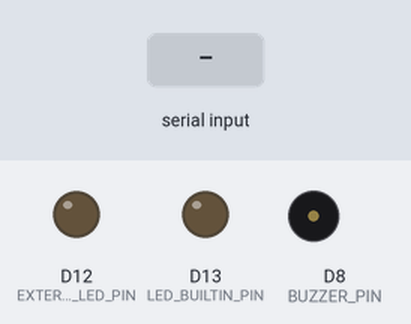
This sketch was run on a simulated Arduino Uno R4 WiFi. Shown: output pins drawn as LEDs (lit = HIGH), buzzer (waves = sounding, pin HIGH). Inputs (shaded band) come from the test bench. WiFi joins after 1.5 s; servers stay silent unless stated; uploads are accepted with an empty reply; what the sketch prints to the serial monitor is not drawn.

Above: at 3.4 s.
3.5 s: "90\n" received over Serial
At 3.66 s:
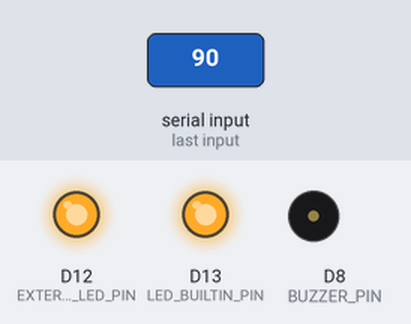
At 4.7 s:
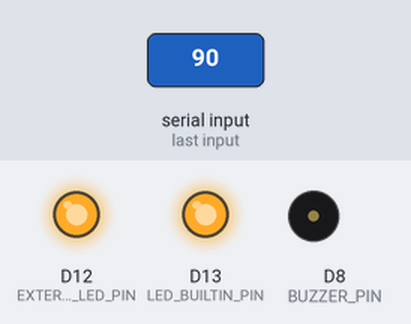
5.3 s: "0\n" received over Serial
At 6.0 s:
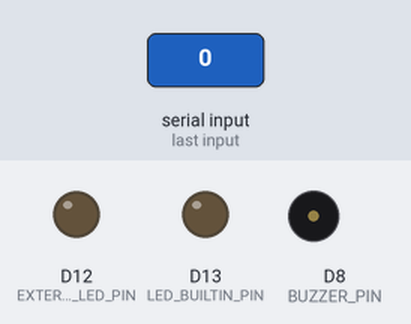
Timing chart, 0 to 8.3 s (numbered marks = the images above; inputs shaded):
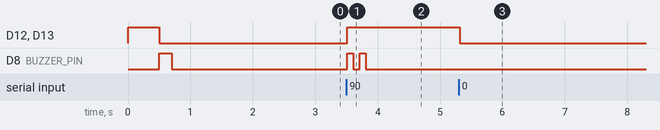

Measured:
- after the input at 3.5 s, D12 (EXTERNAL_LED_PIN), D13 (LED_BUILTIN_PIN): LOW → HIGH at once; D8 (BUZZER_PIN): alternates HIGH for 0.10 s and LOW for 0.10 s, 4 changes in all, then stays LOW, starting at once
- after the input at 5.3 s, D12 (EXTERNAL_LED_PIN), D13 (LED_BUILTIN_PIN): HIGH → LOW at once

The sketch:

arduino_yolo_v11_firebase.ino
```cpp
/*
  YOLOv11 Arduino Firebase Bridge
  Compatible with YOLOv11 Python Detection System

  Hardware Requirements:
  - Arduino R4 WiFi
  - LED (Pin 13 - built-in)
  - Buzzer (Pin 8)
  - Optional: External LED (Pin 12)

  Communication:
  - Serial: 9600 baud
  - Commands: "90" = bottle detected, "0" = no bottle

  Author: P2P Team
  Version: 3.0 (YOLOv11 Edition)
*/

#include <WiFiS3.h>
#include <ArduinoHttpClient.h>
#include <ArduinoJson.h>

// ========================================
// Pin Definitions
// ========================================
const int LED_BUILTIN_PIN = 13;  // Built-in LED
const int BUZZER_PIN = 8;        // Buzzer
const int EXTERNAL_LED_PIN = 12; // External LED (optional)

// ========================================
// WiFi Configuration
// ========================================
const char* ssid = "YOUR_WIFI_SSID";        // เปลี่ยนเป็น WiFi ของคุณ
const char* password = "YOUR_WIFI_PASSWORD"; // เปลี่ยนเป็นรหัสผ่าน WiFi

// ========================================
// Firebase Configuration
// ========================================
const char* firebase_host = "takultoujink-default-rtdb.asia-southeast1.firebasedatabase.app";
const int firebase_port = 443;
const char* firebase_path = "/arduino_data/yolo_v11_device.json";

// ========================================
// Global Variables
// ========================================
WiFiSSLClient wifi;
HttpClient client = HttpClient(wifi, firebase_host, firebase_port);

int bottle_count = 0;
int total_points = 0;
const int POINTS_PER_BOTTLE = 10;

bool detection_state = false;
bool last_detection_state = false;
unsigned long last_detection_time = 0;
unsigned long last_firebase_update = 0;
unsigned long last_status_print = 0;

const unsigned long DETECTION_COOLDOWN = 2000;  // 2 seconds
const unsigned long FIREBASE_UPDATE_INTERVAL = 5000;  // 5 seconds
const unsigned long STATUS_PRINT_INTERVAL = 10000;    // 10 seconds

// ========================================
// Setup Function
// ========================================
void setup() {
  // Initialize Serial
  Serial.begin(9600);
  while (!Serial) {
    delay(10);
  }

  Serial.println("🚀 YOLOv11 Arduino Firebase Bridge v3.0");
  Serial.println("🤖 P2P (Plastic to Point) Detection System");
  Serial.println("===============================================");

  // Initialize pins
  pinMode(LED_BUILTIN_PIN, OUTPUT);
  pinMode(BUZZER_PIN, OUTPUT);
  pinMode(EXTERNAL_LED_PIN, OUTPUT);

  // Test hardware
  testHardware();

  // Connect to WiFi
  connectToWiFi();

  Serial.println("✅ Arduino ready for YOLOv11 commands!");
  Serial.println("📡 Waiting for Python detection signals...");
  Serial.println("Commands: '90' = bottle detected, '0' = no bottle");
  Serial.println("===============================================");
}

// ========================================
// Main Loop
// ========================================
void loop() {
  // Check for serial commands from Python
  checkSerialCommands();

  // Update Firebase periodically
  updateFirebasePeriodically();

  // Print status periodically
  printStatusPeriodically();

  // Small delay
  delay(50);
}

// ========================================
// Serial Communication Functions
// ========================================
void checkSerialCommands() {
  if (Serial.available() > 0) {
    String command = Serial.readStringUntil('\n');
    command.trim();

    if (command == "90") {
      handleBottleDetected();
    } else if (command == "0") {
      handleNoBottle();
    } else if (command == "reset") {
      resetCounter();
    } else if (command == "status") {
      printDetailedStatus();
    } else {
      Serial.println("❓ Unknown command: " + command);
    }
  }
}

void handleBottleDetected() {
  unsigned long current_time = millis();

  // Prevent rapid duplicate detections
  if (current_time - last_detection_time < DETECTION_COOLDOWN) {
    return;
  }

  detection_state = true;

  // Only count if this is a new detection
  if (!last_detection_state) {
    bottle_count++;
    total_points = bottle_count * POINTS_PER_BOTTLE;
    last_detection_time = current_time;

    Serial.println("🍼 Bottle detected! Count: " + String(bottle_count) + ", Points: " + String(total_points));

    // Activate indicators
    activateIndicators();

    // Send to Firebase immediately
    sendToFirebase("detection");
  }

  last_detection_state = true;
}

void handleNoBottle() {
  detection_state = false;

  if (last_detection_state) {
    // Turn off indicators
    deactivateIndicators();
    Serial.println("👁️ No bottle detected");
  }

  last_detection_state = false;
}

void resetCounter() {
  bottle_count = 0;
  total_points = 0;
  detection_state = false;
  last_detection_state = false;

  deactivateIndicators();

  Serial.println("🔄 Counter reset!");
  sendToFirebase("reset");
}

// ========================================
// Hardware Control Functions
// ========================================
void activateIndicators() {
  // Turn on LEDs
  digitalWrite(LED_BUILTIN_PIN, HIGH);
  digitalWrite(EXTERNAL_LED_PIN, HIGH);

  // Buzzer beep pattern
  for (int i = 0; i < 2; i++) {
    digitalWrite(BUZZER_PIN, HIGH);
    delay(100);
    digitalWrite(BUZZER_PIN, LOW);
    delay(100);
  }
}

void deactivateIndicators() {
  digitalWrite(LED_BUILTIN_PIN, LOW);
  digitalWrite(EXTERNAL_LED_PIN, LOW);
  digitalWrite(BUZZER_PIN, LOW);
}

void testHardware() {
  Serial.println("🔧 Testing hardware...");

  // Test LEDs
  digitalWrite(LED_BUILTIN_PIN, HIGH);
  digitalWrite(EXTERNAL_LED_PIN, HIGH);
  delay(500);
  digitalWrite(LED_BUILTIN_PIN, LOW);
  digitalWrite(EXTERNAL_LED_PIN, LOW);

  // Test buzzer
  digitalWrite(BUZZER_PIN, HIGH);
  delay(200);
  digitalWrite(BUZZER_PIN, LOW);

  Serial.println("✅ Hardware test completed");
}

// ========================================
// WiFi Functions
// ========================================
void connectToWiFi() {
  Serial.println("🌐 Connecting to WiFi...");
  Serial.println("SSID: " + String(ssid));

  WiFi.begin(ssid, password);

  int attempts = 0;
  while (WiFi.status() != WL_CONNECTED && attempts < 20) {
    delay(1000);
    Serial.print(".");
    attempts++;
  }

  if (WiFi.status() == WL_CONNECTED) {
    Serial.println();
    Serial.println("✅ WiFi connected!");
    Serial.println("📡 IP address: " + WiFi.localIP().toString());
    Serial.println("📶 Signal strength: " + String(WiFi.RSSI()) + " dBm");
  } else {
    Serial.println();
    Serial.println("❌ WiFi connection failed!");
    Serial.println("💡 Please check SSID and password");
  }
}

// ========================================
// Firebase Functions
// ========================================
void sendToFirebase(String action) {
  if (WiFi.status() != WL_CONNECTED) {
    Serial.println("❌ WiFi not connected, skipping Firebase update");
    return;
  }

  // Create JSON data
  StaticJsonDocument<200> doc;
  doc["bottle_count"] = bottle_count;
  doc["total_points"] = total_points;
  doc["detection_state"] = detection_state;
  doc["device"] = "arduino_yolo_v11";
  doc["action"] = action;
  doc["timestamp"] = millis();
  doc["wifi_rssi"] = WiFi.RSSI();

  String jsonString;
  serializeJson(doc, jsonString);

  // Send HTTP PUT request
  client.beginRequest();
  client.put(firebase_path);
  client.sendHeader("Content-Type", "application/json");
  client.sendHeader("Content-Length", jsonString.length());
  client.beginBody();
  client.print(jsonString);
  client.endRequest();

  // Read response
  int statusCode = client.responseStatusCode();
  String response = client.responseBody();

  if (statusCode == 200) {
    Serial.println("✅ Firebase: Data sent (" + action + ")");
  } else {
    Serial.println("❌ Firebase error: " + String(statusCode));
  }
}

void updateFirebasePeriodically() {
  unsigned long current_time = millis();

  if (current_time - last_firebase_update >= FIREBASE_UPDATE_INTERVAL) {
    sendToFirebase("periodic_update");
    last_firebase_update = current_time;
  }
}

// ========================================
// Status Functions
// ========================================
void printStatusPeriodically() {
  unsigned long current_time = millis();

  if (current_time - last_status_print >= STATUS_PRINT_INTERVAL) {
    printDetailedStatus();
    last_status_print = current_time;
  }
}

void printDetailedStatus() {
  Serial.println();
  Serial.println("===============================================");
  Serial.println("📊 ARDUINO YOLO V11 STATUS");
  Serial.println("===============================================");
  Serial.println("🍼 Total Bottles: " + String(bottle_count));
  Serial.println("⭐ Total Points: " + String(total_points));
  Serial.println("👁️ Detection State: " + String(detection_state ? "ACTIVE" : "INACTIVE"));
  Serial.println("🌐 WiFi Status: " + String(WiFi.status() == WL_CONNECTED ? "Connected" : "Disconnected"));
  if (WiFi.status() == WL_CONNECTED) {
    Serial.println("📡 IP Address: " + WiFi.localIP().toString());
    Serial.println("📶 Signal: " + String(WiFi.RSSI()) + " dBm");
  }
  Serial.println("⏱️ Uptime: " + String(millis() / 1000) + " seconds");
  Serial.println("🔥 Firebase Host: " + String(firebase_host));
  Serial.println("===============================================");
  Serial.println();
}

// ========================================
// Utility Functions
// ========================================
void blinkLED(int times, int delayMs) {
  for (int i = 0; i < times; i++) {
    digitalWrite(LED_BUILTIN_PIN, HIGH);
    delay(delayMs);
    digitalWrite(LED_BUILTIN_PIN, LOW);
    delay(delayMs);
  }
}
```
